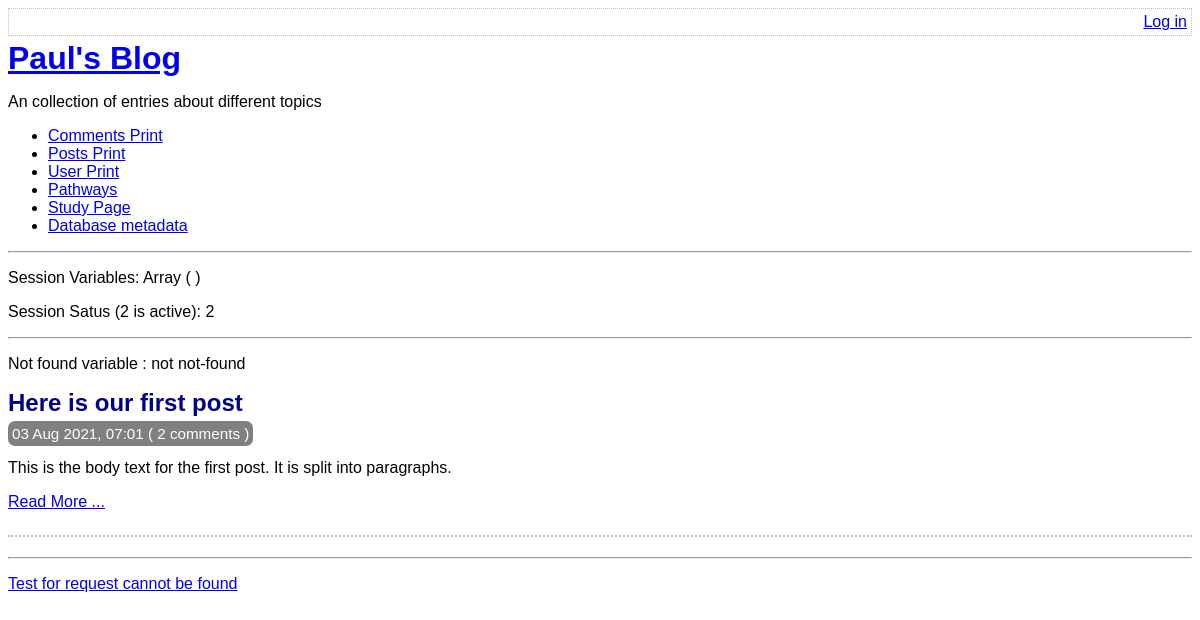
Before: / with the older database file.
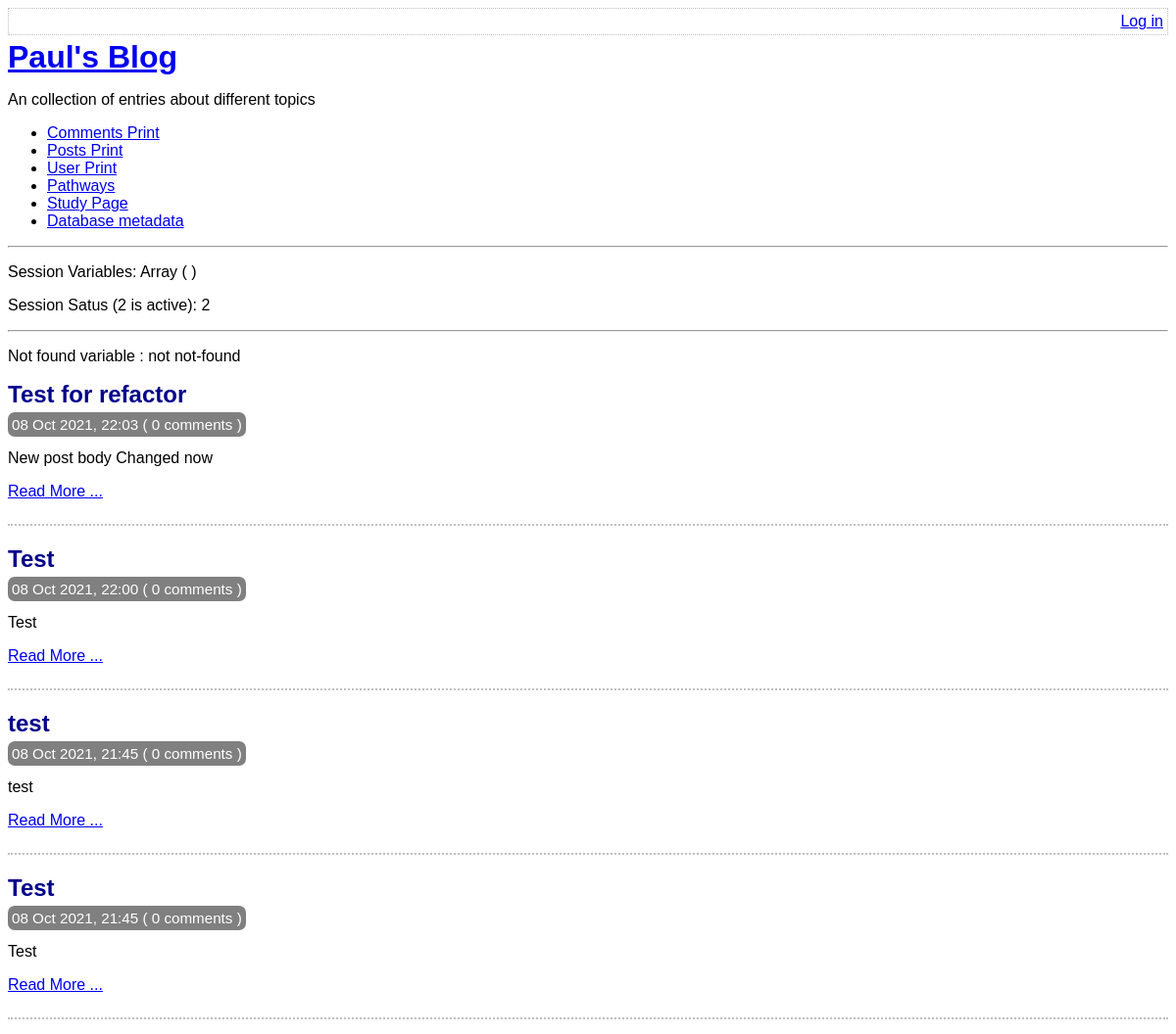
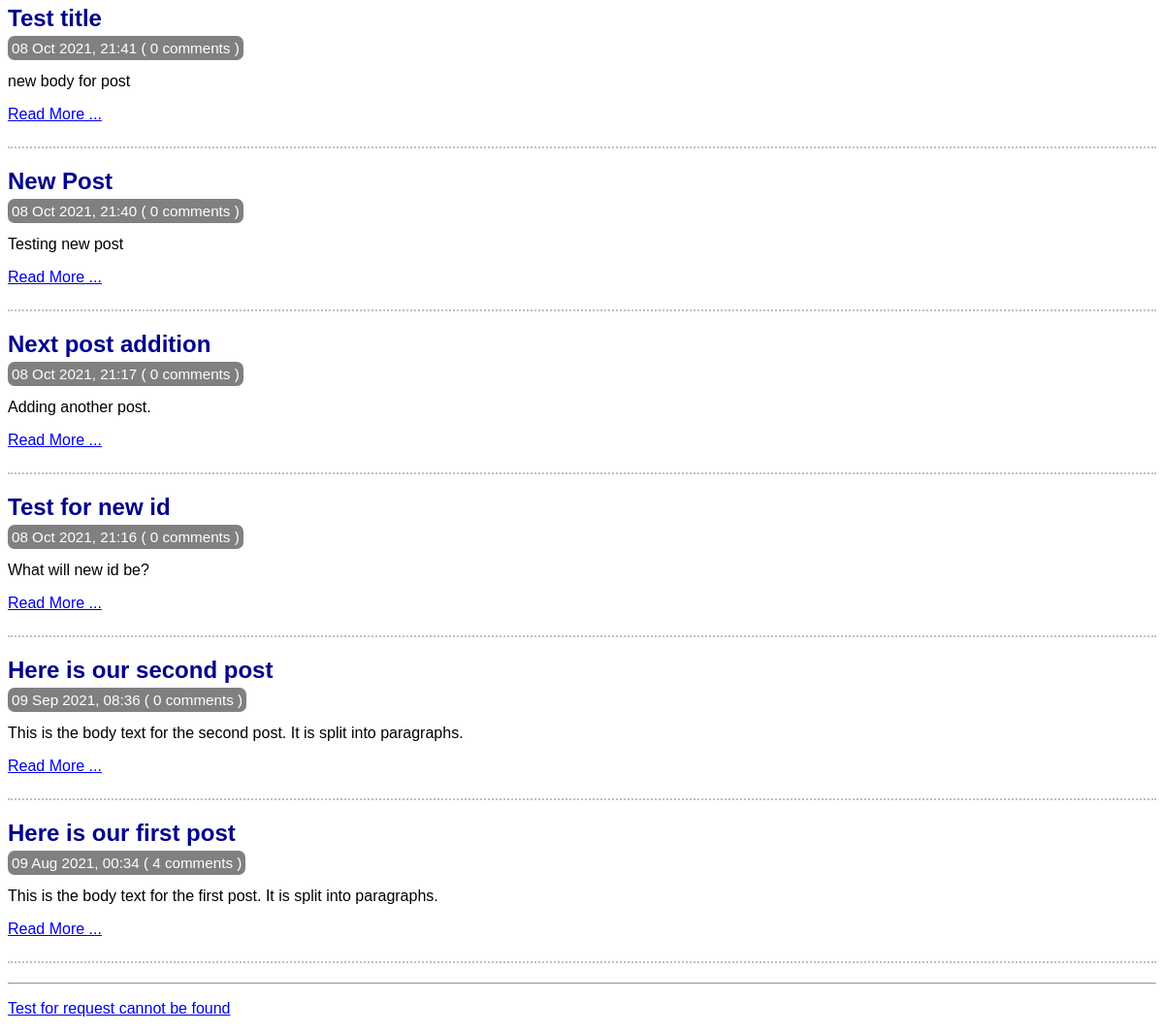
After: the same page with the newer database file (2 pictures, top to bottom).
### tables this page shows
CREATE TABLE post(
    id integer primary key autoincrement not null,
    title text not null,
    body text not null,
    user_id integer not null,
    created_at date not null,
    updated_at date,
    foreign key (user_id) references user(id)
);

### lib/common.php (called while the page is built, shortened)
<?php
function getRootPath()
{
    return realpath(__DIR__ . '/..');
}
function getDatabasePath()
{
    return getRootPath() . '/data/data.sqlite';
}
function getDsn()
{
    return 'sqlite:' . getDatabasePath();
}
function getPDO()
{
    $pdo = new PDO(getDsn());
    return $pdo;
}
function htmlEscape($html){
    return htmlspecialchars($html, ENT_HTML5, 'UTF-8');
}
function convertSQliteDate($sqlDate){
    $date = DateTime::createFromFormat("Y-m-d H:i:s",$sqlDate);
    return $date -> format('d M Y, H:i');
}
function countCommentsForPost(PDO $pdo, $postId){
    $pdo = getPDO();
    $sql = "
    select count(*) c from comment
    where post_id = :post_id
    ";
    $stmt = $pdo -> prepare($sql);
    $stmt ->execute(
        array('post_id' => $postId, )
    );
    return (int) $stmt -> fetchColumn();
}
function isLoggedIn(){
    return isset($_SESSION['logged-in_username']);
}

### index.php (the view, shortened to what this page needs)
<?php
require_once 'lib/common.php';
$pdo = getPDO();
$stmt = $pdo -> query(
  'select id, title, created_at, body
  from post
  order by created_at desc'
);
$notFound = isset($_GET['not-found']);
if ($notFound){
  $notFoundVar = $notFound;
}
else{
  $notFoundVar = "not not-found";
}
?>
<?php require_once 'templates/boilerplate.php' ?>
<body>
    <?php require 'templates/title.php' ?>
    <p>Not found variable : <?php echo $notFoundVar ?></p>
      <div class="post-list">
        <?php while ($row = $stmt->fetch(PDO::FETCH_ASSOC)): ?>
          <div class="post-synopsis">
              <h2>
                <?php echo htmlEscape($row['title']) ?>
              </h2>
              <div class="meta">
                <?php echo convertSQliteDate($row['created_at']) ?>
                ( <?php  echo countCommentsForPost($pdo , $row['id'])  ?> comments )
              </div>
              <p>
                <?php echo htmlEscape($row['body'] )?>
              </p>
              <div class="read-more">
                <p><a href="view-post.php?post_id=<?php echo $row['id'] ?>">Read More ...</a></p>
              </div>
          </div>
      <?php endwhile ?>
    </div>
<hr/>
<p><a href="view-post.php?post_id=7">Test for request cannot be found</a></p>
</body>
</html>

### templates/boilerplate.php (shortened to what this page needs)
<!doctype html>
<html lang="en">
<head>
  <link rel="stylesheet" type="text/css" href="assets/main.css" />
</head>

### templates/title.php
<div class="top-menu">
    <div class="menu-options">
        <?php if(isLoggedIn()): ?>
            <a href='edit-post.php'>Edit Post</a>
            Hello <?php echo htmlEscape(getAuthUser()) ?> , your user id is:  <?php echo htmlEscape( getAuthUserId( getPDO()) ) ?>.
            <a href="log-out.php">Log Out</a>
            <?php else: ?>
            <a href="log-in.php">Log in</a>
        <?php endif ?>
    </div>
</div>
<a href='index.php'><h1>Paul's Blog </h1></a>
    <p>An collection of entries about different topics</p>
    <ul>
        <li><a href="print_table.php?tablename=comment">Comments Print</a>
        <li><a href="print_table.php?tablename=post">Posts Print</a>
        <li><a href="print_table.php?tablename=user">User Print</a>
        <li><a href="pathways.php">Pathways</a>
        <li><a href="study_page.php">Study Page</a>
        <li><a href="db-meta.php">Database metadata</a>
    </ul>
    <hr>
    <?php
if(session_status() === 2){
$sessionVars = print_r($_SESSION, true);
echo '<p> Session Variables: ' . $sessionVars . '</p>';
echo '<p> Session Satus (2 is active): ' . session_status() . '</p>';
}
 ?>
    <hr/>

### assets/main.css (style rules this page uses)
.top-menu { border: 1px dotted silver; overflow: hidden; padding: 4px; margin-bottom: 4px; }
.menu-options { float: right; }
h1 , h2, h3 { margin-top: 0; margin-bottom: 8px; }
body { font-size: 100%; font-family:sans-serif; }
.post-synopsis { padding-bottom: 8px; border-bottom: 2px dotted silver; margin-bottom: 20px; }
.post-synopsis h2 , .post h2 { color: darkblue; }
.post .date , .post-synopsis .meta { color:white; background-color: grey; border-radius: 7px; padding: 4px; display: inline; font-size: 0.95em; }

Changed rows visible on the page:
added post: title "Test for refactor", created_at "08 Oct 2021, 22:03", id "0", body "New post body Changed now"
added post: title "Test", created_at "08 Oct 2021, 22:00", id "0", body "Test"
added post: title "test", created_at "08 Oct 2021, 21:45", id "0", body "test"
added post: title "Test", created_at "08 Oct 2021, 21:45", id "0", body "Test"
added post: title "Test title", created_at "08 Oct 2021, 21:41", id "0", body "new body for post"
added post: title "New Post", created_at "08 Oct 2021, 21:40", id "0", body "Testing new post"
added post: title "Next post addition", created_at "08 Oct 2021, 21:17", id "0", body "Adding another post."
added post: title "Test for new id", created_at "08 Oct 2021, 21:16", id "0", body "What will new id be?"
added post: title "Here is our second post", created_at "09 Sep 2021, 08:36", id "0", body "This is the body text for the second post. It is split into paragraphs."
changed post "Here is our first post": created_at "03 Aug 2021, 07:01" → "09 Aug 2021, 00:34"; id "2" → "4"
